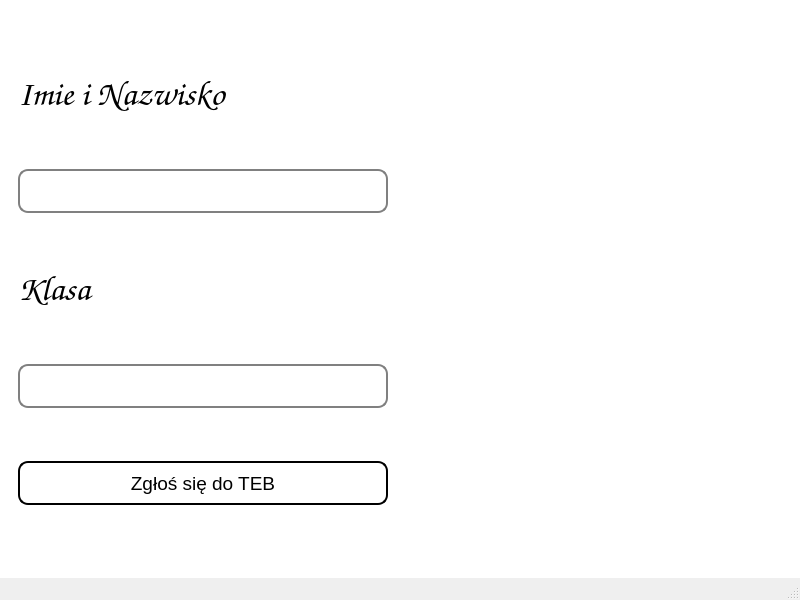
<?xml version="1.0" encoding="UTF-8"?>
<ui version="4.0">
 <class>MainWindow</class>
 <widget class="QMainWindow" name="MainWindow">
  <property name="geometry">
   <rect>
    <x>0</x>
    <y>0</y>
    <width>800</width>
    <height>600</height>
   </rect>
  </property>
  <property name="windowTitle">
   <string>MainWindow</string>
  </property>
  <property name="styleSheet">
   <string notr="true">#centralwidget{
background: white;
color: black;
}
QLineEdit{
	height: 40px;
	border: 2px solid grey;
	border-radius: 10px;
	background: white;
	color: black;
}

QLineEdit:focus{
border-color: red;
}

QPushButton{
	height: 40px;
	background: white;
	border-radius: 10px;
	color: black;
}
#CTA{
	border: 2px solid black
}

QLabel{

color: black;
}
</string>
  </property>
  <widget class="QWidget" name="centralwidget">
   <layout class="QHBoxLayout" name="horizontalLayout_3">
    <item>
     <widget class="QWidget" name="widget" native="true">
      <property name="sizePolicy">
       <sizepolicy hsizetype="Preferred" vsizetype="Preferred">
        <horstretch>1</horstretch>
        <verstretch>0</verstretch>
       </sizepolicy>
      </property>
      <property name="sizeIncrement">
       <size>
        <width>1</width>
        <height>0</height>
       </size>
      </property>
      <property name="layoutDirection">
       <enum>Qt::LeftToRight</enum>
      </property>
      <layout class="QVBoxLayout" name="verticalLayout" stretch="0,0,0,1,2">
       <property name="spacing">
        <number>0</number>
       </property>
       <item>
        <widget class="QLabel" name="label">
         <property name="sizePolicy">
          <sizepolicy hsizetype="Preferred" vsizetype="Fixed">
           <horstretch>0</horstretch>
           <verstretch>0</verstretch>
          </sizepolicy>
         </property>
         <property name="font">
          <font>
           <family>Comic Sans MS</family>
           <pointsize>26</pointsize>
          </font>
         </property>
         <property name="styleSheet">
          <string notr="true">:hover{
	color:red;
	rotate: 90deg;
}</string>
         </property>
         <property name="text">
          <string>Imie i Nazwisko</string>
         </property>
        </widget>
       </item>
       <item>
        <widget class="QLineEdit" name="lineEdit"/>
       </item>
       <item>
        <widget class="QLabel" name="label_2">
         <property name="sizePolicy">
          <sizepolicy hsizetype="Preferred" vsizetype="Fixed">
           <horstretch>0</horstretch>
           <verstretch>0</verstretch>
          </sizepolicy>
         </property>
         <property name="font">
          <font>
           <family>Comic Sans MS</family>
           <pointsize>26</pointsize>
           <weight>75</weight>
           <bold>true</bold>
          </font>
         </property>
         <property name="text">
          <string>Klasa</string>
         </property>
        </widget>
       </item>
       <item>
        <widget class="QLineEdit" name="lineEdit_2"/>
       </item>
       <item>
        <widget class="QPushButton" name="CTA">
         <property name="font">
          <font>
           <pointsize>14</pointsize>
          </font>
         </property>
         <property name="text">
          <string>Zgłoś się do TEB</string>
         </property>
        </widget>
       </item>
      </layout>
     </widget>
    </item>
    <item>
     <widget class="QWidget" name="widget_2" native="true">
      <property name="sizePolicy">
       <sizepolicy hsizetype="Preferred" vsizetype="Preferred">
        <horstretch>1</horstretch>
        <verstretch>1</verstretch>
       </sizepolicy>
      </property>
      <property name="sizeIncrement">
       <size>
        <width>1</width>
        <height>0</height>
       </size>
      </property>
     </widget>
    </item>
   </layout>
  </widget>
  <widget class="QMenuBar" name="menubar">
   <property name="geometry">
    <rect>
     <x>0</x>
     <y>0</y>
     <width>800</width>
     <height>22</height>
    </rect>
   </property>
  </widget>
  <widget class="QStatusBar" name="statusbar"/>
 </widget>
 <resources/>
 <connections/>
</ui>
